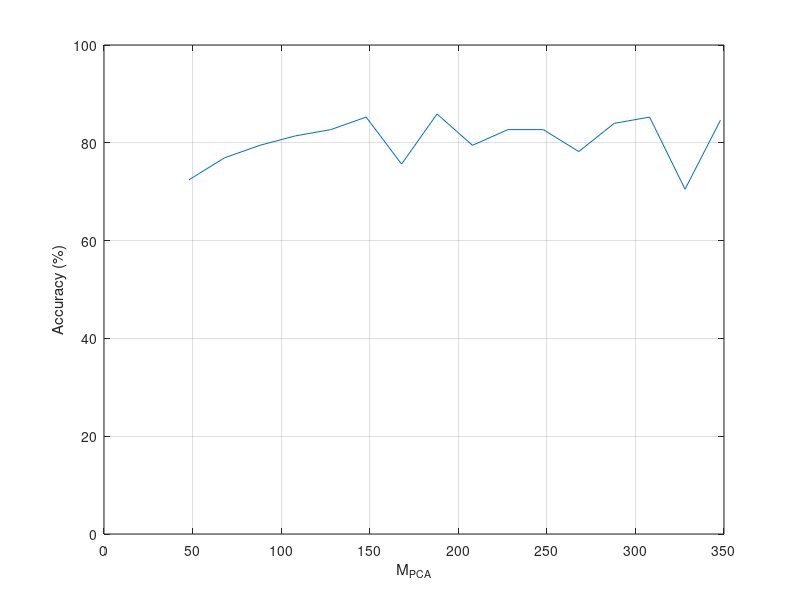
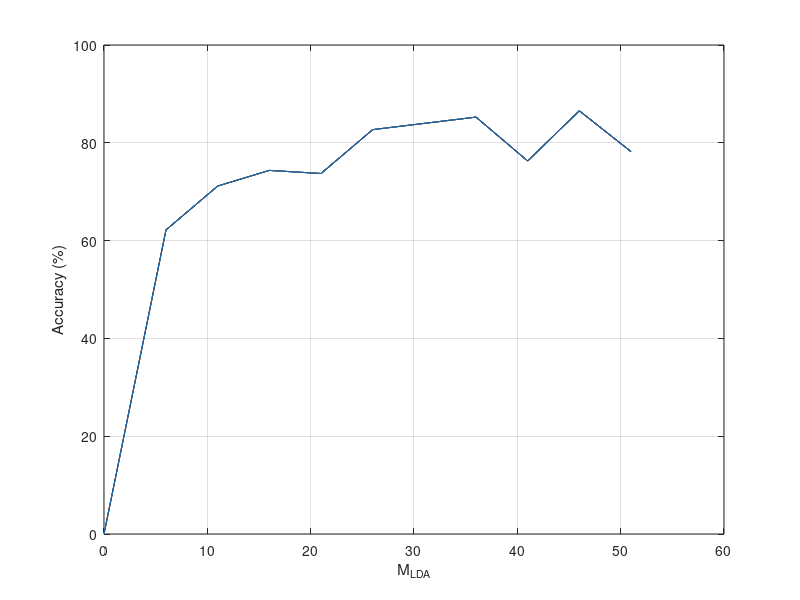
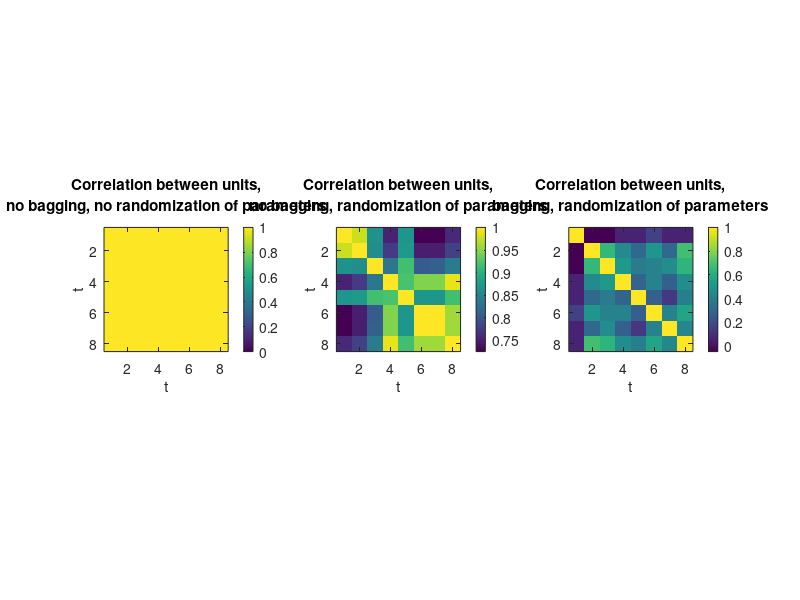
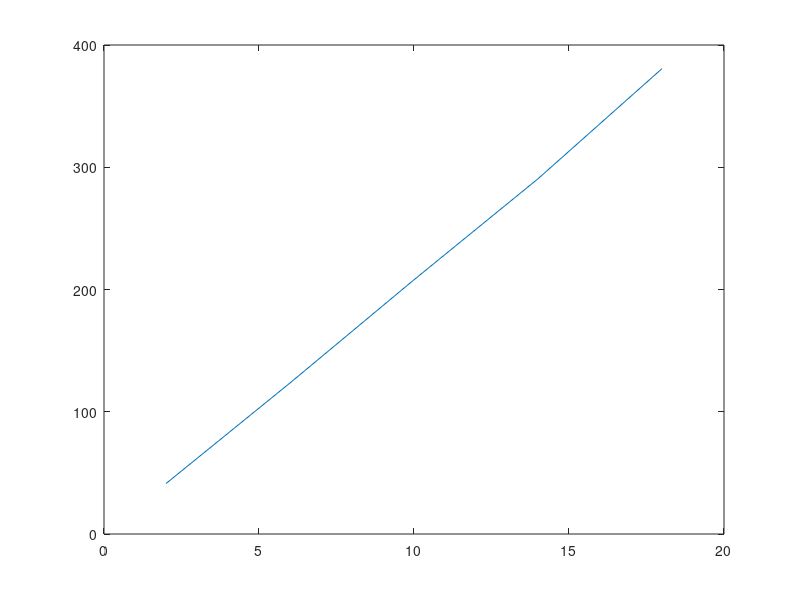

These charts were generated, in order, by the following MATLAB code:
close all, clear all

load('acc_time_varying_bag_size_prod (MPCA, MLDA = FALSE)')

figure()
plot(bag_size, accuracy*100)
xlabel('Bag size')
ylabel('Accuracy (%)')
title('Variation of classification accuracy against bag size')
grid on
%% 
clear all
close all
LDA_var = load('acc_time_varying_LDA_reductionproduct','-mat', 'accuracy', 'M_LDA');
PCA_var = load('acc_time_varying_PCA_reductionproduct', '-mat', 'accuracy', 'M_PCA');
plot(PCA_var.M_PCA(:,1), PCA_var.accuracy*100)
xlabel('M_{PCA}')
grid on
ylabel('Accuracy (%)')
ylim([0 100])

figure()
plot(LDA_var.M_LDA, LDA_var.accuracy*100)
xlabel('M_{LDA}')
grid on
ylabel('Accuracy (%)')
ylim([0 100])

%% 
clear all
close all
no_bag_ex = load('acc_time_no_bag_Vary_unit_paramsproduct');
bag_ex = load('acc_time_with_bag_Vary_unit_paramsproduct');
nothing = load('acc_time_no_bag_no_randVary_unit_paramsproduct');
corr_m_no_bag = squeeze(mean(no_bag_ex.corrs(1, 1, :, :), 2));
corr_m_bag = squeeze(mean(bag_ex.corrs(1, 1, :, :), 2));
corr_nothing = squeeze(mean(nothing.corrs(1, 1, :, :), 2));

label = 't';
figure()

subplot(132)
imagesc(corr_m_no_bag)
title({'Correlation between units,','no bagging, randomization of parameters'})
xlabel(label)
ylabel(label)
daspect([1 1 1])
colorbar

subplot(133)

imagesc(corr_m_bag)
xlabel(label)
ylabel(label)
colorbar
daspect([1 1 1])
title({'Correlation between units,','bagging, randomization of parameters'})

subplot(131)

imagesc(corr_nothing, [0 1])
xlabel(label)
ylabel(label)
daspect([1 1 1])
colorbar

title({'Correlation between units,','no bagging, no randomization of parameters'})

%%
clear all, close all
load('acc_time_Vary_unit_num mean')
figure()
plot(n_units, training_times)



%%
clear all, close all
load('acc_time_unit_error_analysis_no_rand')
figure()
plot(accuracy*100, 'x', 'MarkerSize',15)
hold on
grid on
plot(unit_accuracy*100, 'o', 'MarkerSize',15)
ylim([0 100])
xlim([-1 4])
xlabel('Run')
ylabel('Accuracy (%)')
legend('Mean', 'Product', 'Majority voting', 'Unit 1', 'Unit 2', 'Unit 3','Unit 4', 'Unit 5', 'Unit 6', 'Unit 7', 'Unit 8')

xticks([1 2 3])
